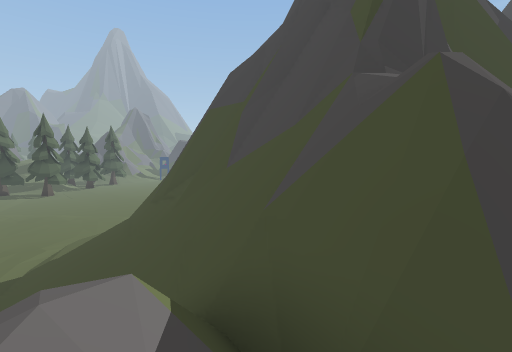
View 1 (above)

24 first-person views from a walk through a scene from a Unity 3-D project. The camera is 1.5 m above the floor, tilts 4° down and sees 85° across. The floor is counted in squares, 2 m on a side. Each view is taken from the middle of a square. On the plan, view 1 faces up. The plan holds only what a view shows up to about 10 squares ahead; the rest is blank. The place goes on beyond the plan. The player is left out.

View 2
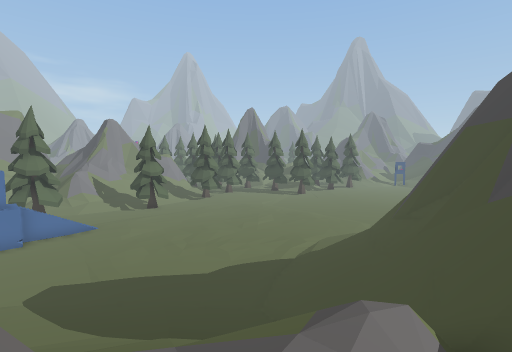

View 3
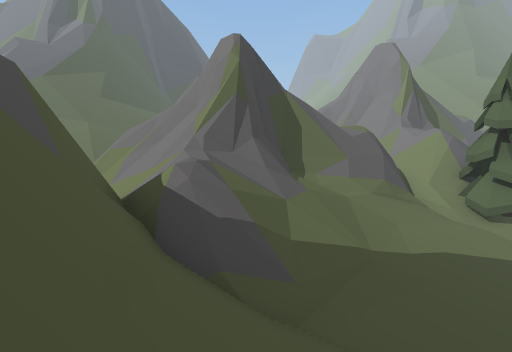

View 4
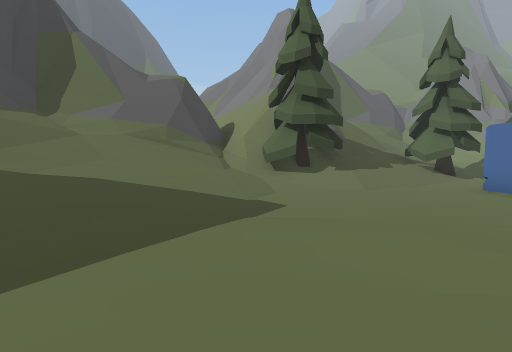

View 5
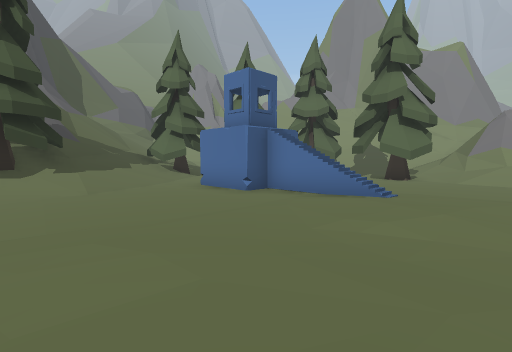

View 6
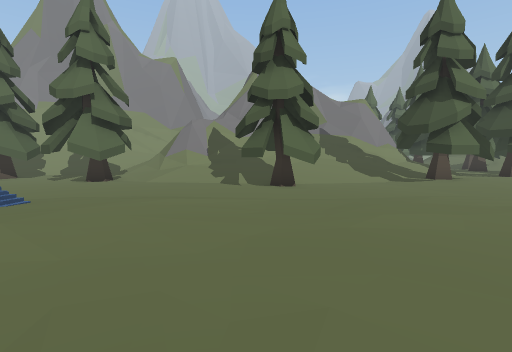

View 7
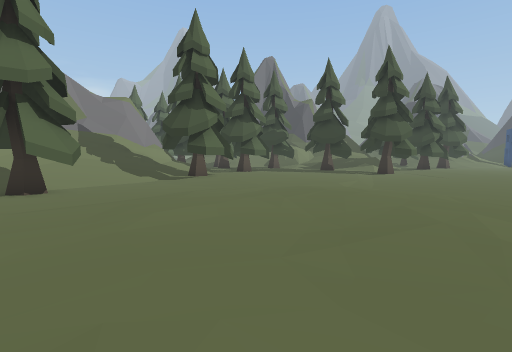

View 8
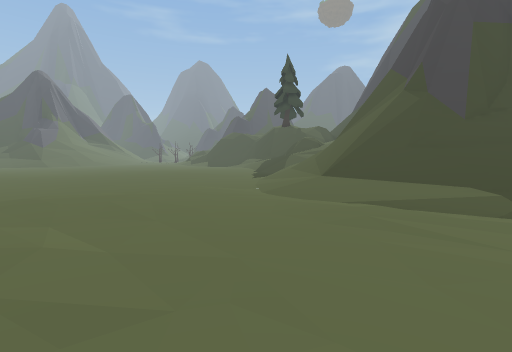

View 9
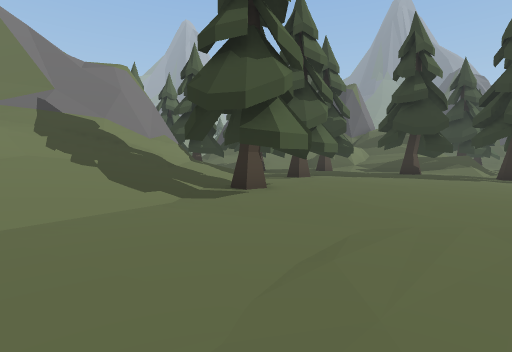

View 10
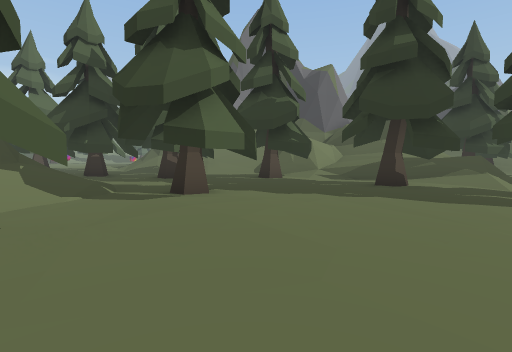

View 11
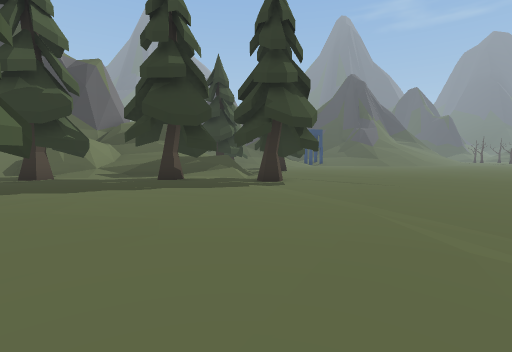

View 12
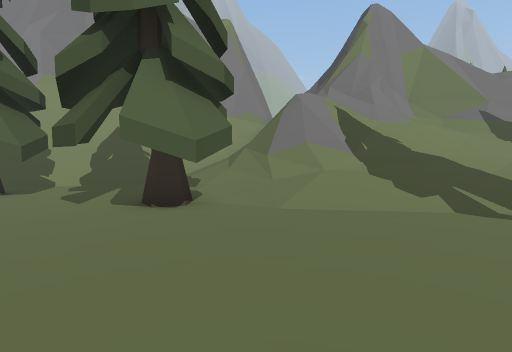

View 13
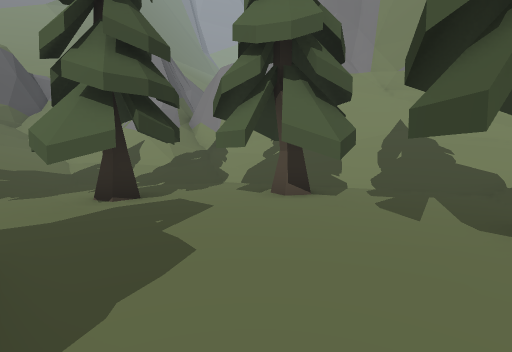

View 14
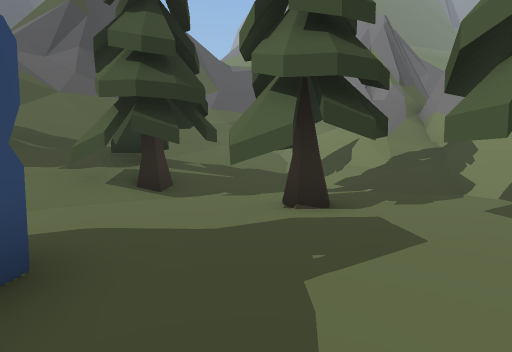

View 15
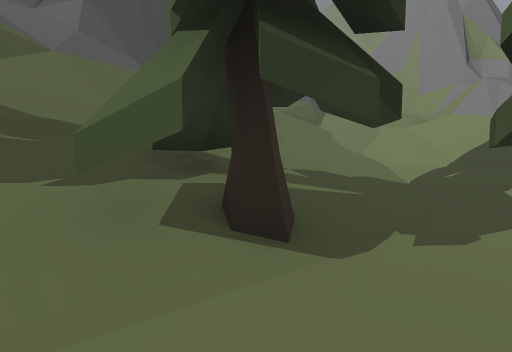

View 16
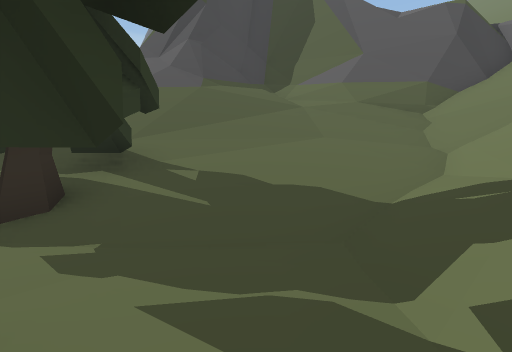

View 17
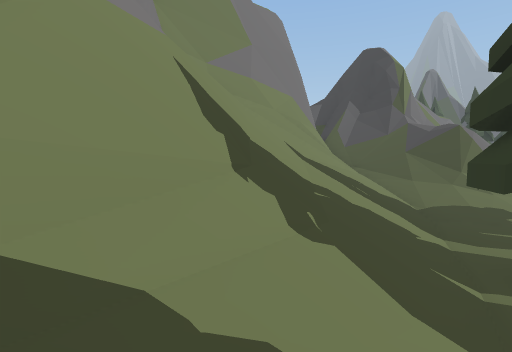

View 18
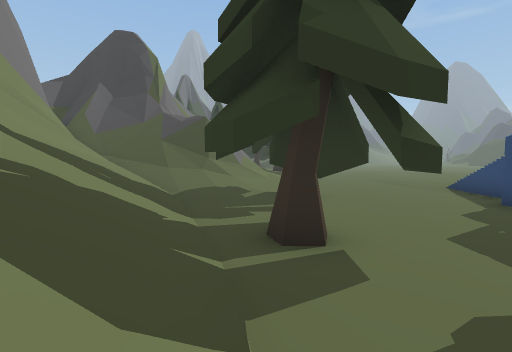

View 19
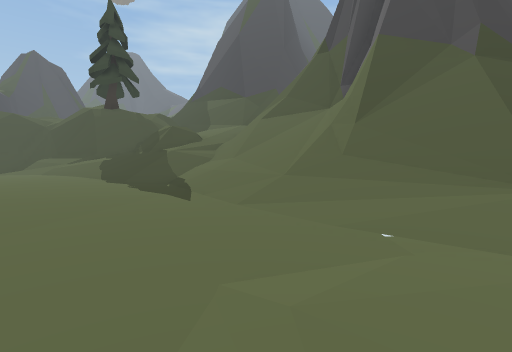

View 20
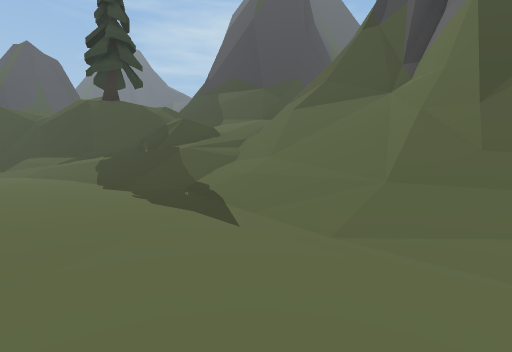

View 21
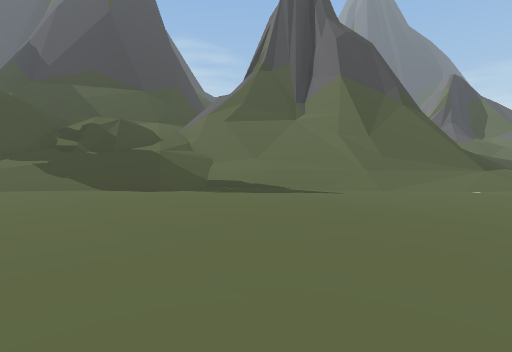

View 22
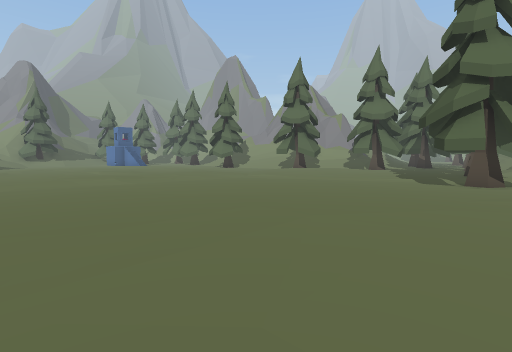

View 23
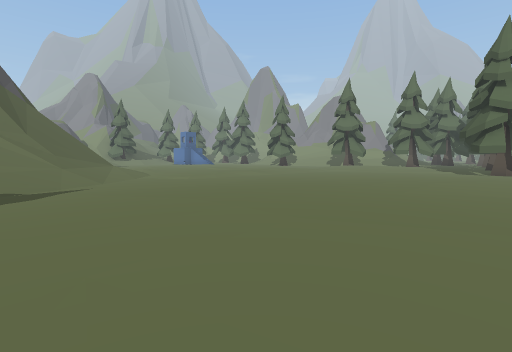

View 24
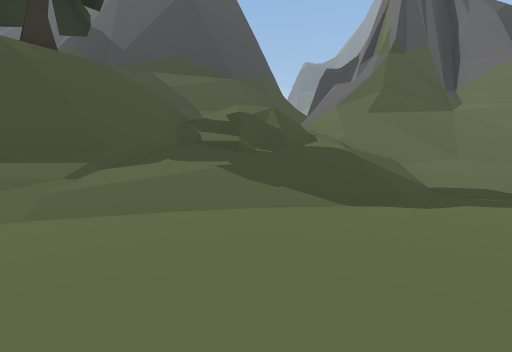

### Floor plan
Key: @ floor where view 1 was taken; # wall or solid block; . main floor; : floor 0.25 m higher than the main floor; - floor 0.25 m lower than the main floor; + floor 0.5 m higher than the main floor; * floor 3 m higher than the main floor; / step, stairs or slope; = window, fence, low wall or low ledge; ^ raised ledge; T tree; W tower.
Columns run from 27 left of view 1 to 4 right of it. Each row starts with its distance up from view 1.
 23    //=..T.-T.................../
 22    /T..T..T--.................//
 21    .TT....----................//
 20   T........-----.............///
 19   T........-------..........///#
 18 ...T.TT....--------........-////
 17 .....T......------------.---////
 16 T :/........---------------////*
 15   ///.......-------------///////
 14   #///.T............----////////
 13   ##//.T...-.........--///////#=
 12   ##//..----.........-///##//###
 11   #////----..........////#####
 10  ##////----...........///##
  9  #////:----.........../####
  8  #////+/TT-..........///###
  7  ##///+.-.............//=/#
  6  #////+.........    ..////#
  5  //////...............////##
  4 ////#//...............-///##
  3 ///##///..../........./////#
  2 #/////T...../......../////###
  1 #////.T.............////////#
  0 #///.......WW......////////@/
 -1 =///..T....  .....///////##///
 -2 =////.T........././//////##//#
 -3 ==///.........//TT///#########/
 -4 ==///...TT..////TT//###    ####
 -5 #=#///...T.TT///###/#
 -6   =#///...//T//#
 -7    #////.//////#
 -8    #/////////////
 -9    #//////////////
-10    #//////////###^
-11     /=////////#^
-12    #/#////==//#
-13    ###///####^
-14         ###

Where each view was taken, in squares from view 1:
view 1: 0 up, 0 right, facing up
view 2: 1 down, 0 right, facing up-left
view 3: 6 up, 2 left, facing down
view 4: 5 up, 9 left, facing down
view 5: 5 up, 10 left, facing down-left
view 6: 7 up, 11 left, facing left
view 7: 7 up, 11 left, facing up-left
view 8: 7 up, 11 left, facing up-right
view 9: 9 up, 16 left, facing up-left
view 10: 14 up, 17 left, facing up-left
view 11: 13 up, 17 left, facing up
view 12: 3 up, 16 left, facing left
view 13: 1 up, 17 left, facing down-left
view 14: 0 up, 18 left, facing down
view 15: 3 down, 16 left, facing down
view 16: 5 down, 20 left, facing down-right
view 17: 7 down, 22 left, facing up-left
view 18: 6 down, 22 left, facing up
view 19: 14 up, 8 left, facing right
view 20: 15 up, 6 left, facing right
view 21: 21 up, 6 left, facing down-right
view 22: 23 up, 7 left, facing down-left
view 23: 23 up, 1 left, facing down-left
view 24: 23 up, 1 left, facing down-right
